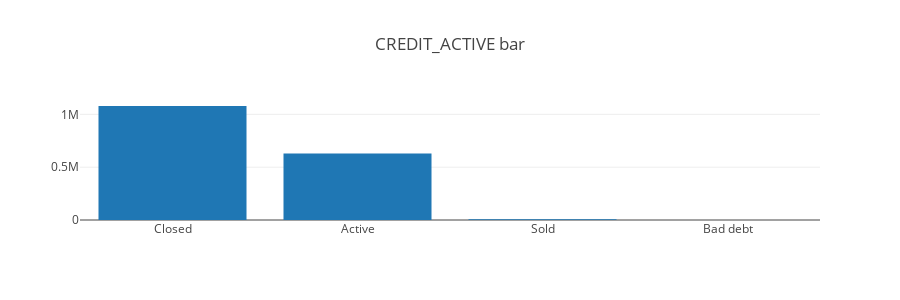

Write notebook code for a chart like this one.
### Markdown cell above
Imbalanced features that may benefit from additional treatment:

### Code cell
imbalanced_classes = ["CREDIT_ACTIVE", "CREDIT_ACTIVE"]
# TODO explore other features
plot_categorical_feature(imbalanced_classes[0])

### Figure 1 — Plotly figure (JSON) as saved in the notebook; plotly's stock layout.template omitted (floating-point values rounded to 4 significant figures)
{"data": [{"y": [1079273, 630607, 6527, 21], "x": ["Closed", "Active", "Sold", "Bad debt"], "type": "bar", "uid": "58d88fd0-860b-44d0-854e-b7ea57d634ec"}], "layout": {"title": {"text": "CREDIT_ACTIVE bar"}, "height": 300}}
